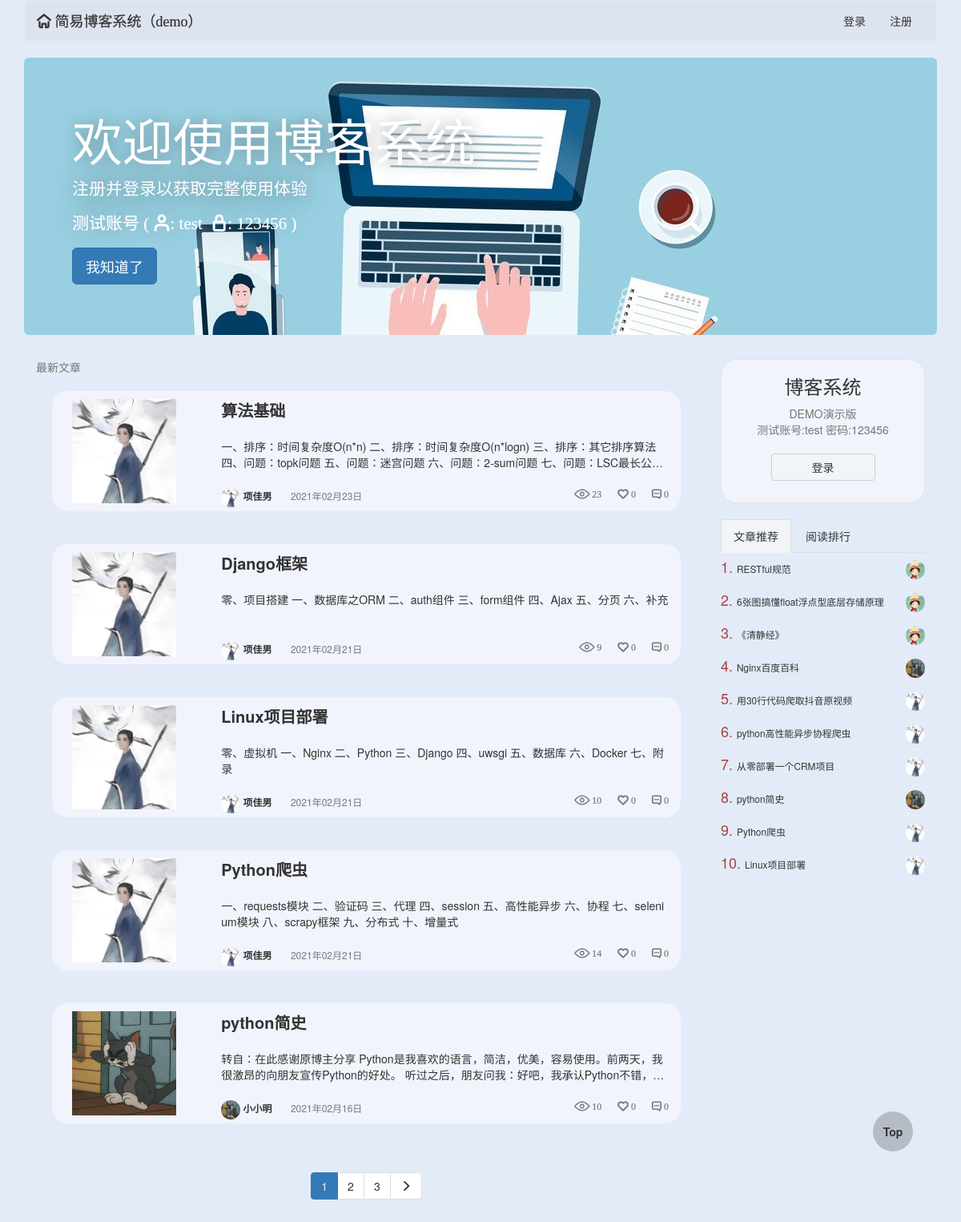
The app's page /, older data.
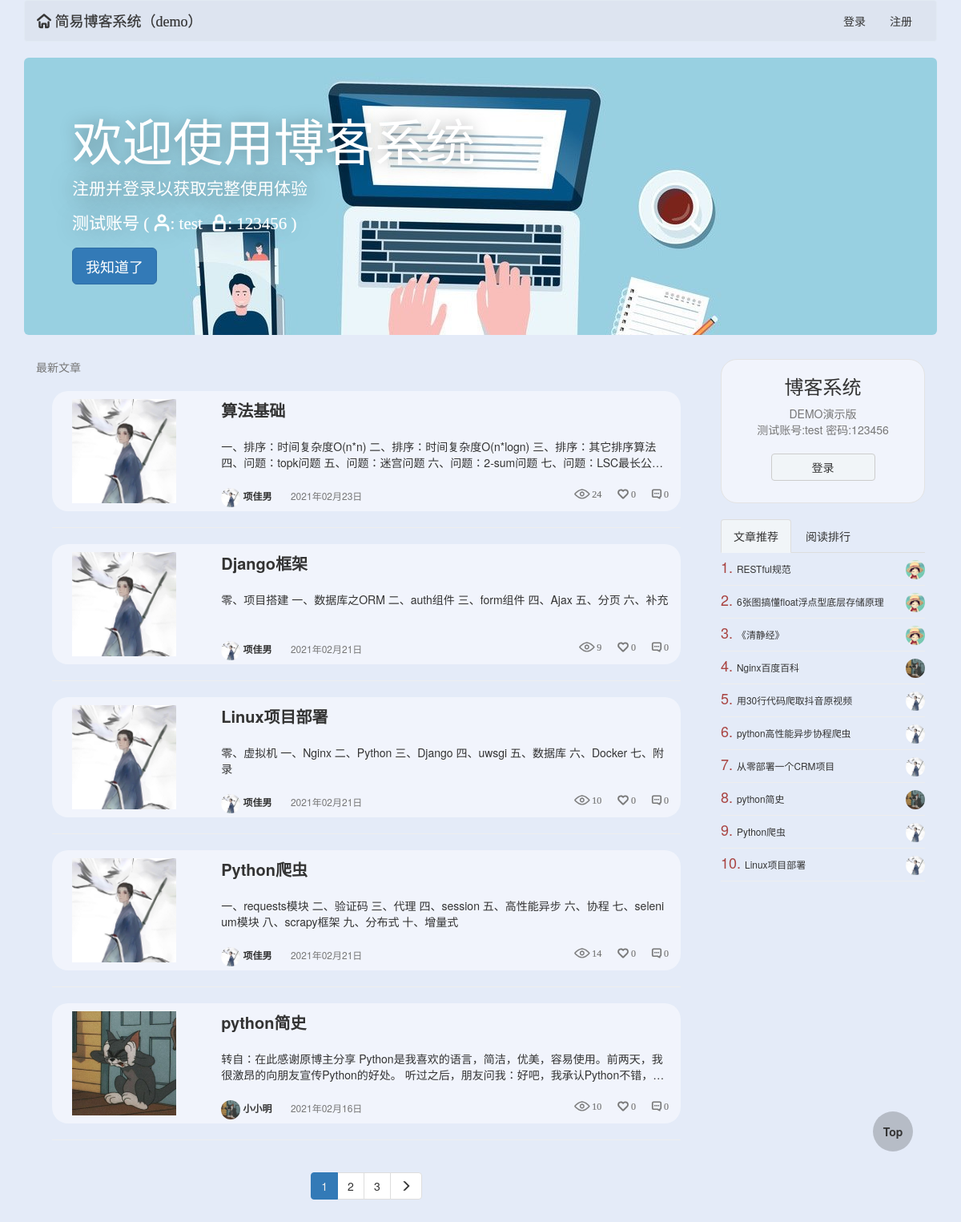
The same page, newer data.
### blog/models.py (models this page shows, shortened)
class Article(models.Model):
    title = models.CharField(max_length=64, verbose_name='文章标题')
    desc = models.CharField(max_length=256, verbose_name='文章描述信息')
    create_time = models.DateTimeField(auto_now_add=True, verbose_name='文章创建日期')
    content = models.TextField()
    view_count = models.IntegerField(default=0)
    like_count = models.IntegerField(default=0)
    dislike_count = models.IntegerField(default=0)
    comment_count = models.IntegerField(default=0)
    user = models.ForeignKey('UserInfo', on_delete=models.CASCADE)
    tag = models.ManyToManyField('Tag')

class UserInfo(AbstractUser):
    create_time = models.DateTimeField(auto_now_add=True, verbose_name='用户创建时间')
    avatar = models.FileField(upload_to='avatars/', default='avatars/default.png')
    blog_site = models.OneToOneField('BlogSite', null=True, on_delete=models.CASCADE)
    def __str__(self):
        return self.username

### blog/views.py (the view)
# urls.py: 2. Add a URL to urlpatterns:  path('', views.home, name='home')
def home(request):
    if not request.session.get('welcome'):
        request.session['welcome'] = 'first'
    else:
        request.session['welcome'] = 'again'
    article_list = Article.objects.all().order_by('-create_time')
    current_page, page_range, current_page_num = my_paginator(request, article_list, 5)
    form_login = UserFormLogin()
    form_reg = UserFormReg()
    return render(request, "home.html", locals())

### blog/templatetags/my_tags.py (called while the page is built)
@register.inclusion_tag('parts/side-right.html')
def get_side_right_style(request):
    article_list_hot = Article.objects.order_by('-like_count')[:10]
    article_list_view = Article.objects.order_by('-view_count')[:10]
    return {'article_list_hot': article_list_hot, 'article_list_view': article_list_view, 'request': request}

@register.inclusion_tag('parts/header.html')
def get_header_style(request):
    form_login = UserFormLogin()
    form_reg = UserFormReg()
    username = UserInfo.objects.filter(username=request.user.username).first()
    blog_site = BlogSite.objects.filter(userinfo=username).first()
    return {'form_login': form_login, 'form_reg': form_reg, 'request': request, 'blog_site': blog_site}

@register.inclusion_tag('parts/paginator.html')
def get_paginator_style(current_page, page_range, current_page_num):
    return {'current_page': current_page, 'page_range': page_range, 'current_page_num': current_page_num}

### blog/views.py (called while the page is built)
def my_paginator(request, article_list, max_item):
    paginator = Paginator(article_list, max_item)
    current_page_num = int(request.GET.get('page', 1))
    try:  # 正常页码
        current_page = paginator.page(current_page_num)
    except EmptyPage as e:  # 错误页码，设置为1
        current_page = paginator.page(1)
    num = 3  # 显示的页面总个数：(num * 2) + 1
    if paginator.num_pages > (num * 2) + 1:
        if current_page_num - num <= 0:
            page_range = range(1, (num * 2) + 2)
        elif current_page_num + num > paginator.count:
            page_range = range(paginator.count - (num * 2), paginator.count + 1)
        else:
            page_range = range(current_page_num - num, current_page_num + num + 1)
    else:
        page_range = paginator.page_range
    return current_page, page_range, current_page_num

### templates/home.html (shortened to what this page needs)
{% extends "base0.html" %}
{% block body %}
    <div class="header">
        {% load my_tags %}
        {% get_header_style request %}
    </div>
    {% if request.session.welcome == 'first' %}
        <div class="jumbotron welcome" style="background: url('/static/blog/image/banner.jpg') center top;">
            <h1>欢迎使用博客系统</h1>
            <p>注册并登录以获取完整使用体验</p>
            <p class="iconfont text-muted">测试账号 (&nbsp;&#xe62f;:&nbsp;test&nbsp;&nbsp;&#xe627;:&nbsp;123456&nbsp;)</p>
            <p><span id="welcome-btn" class="btn btn-primary btn-lg">我知道了</span></p>
        </div>
    {% endif %}
    <div class="col-md-9">
        <span class="text-muted">最新文章</span>
        <div class="article-list">
            {% for article in current_page %}
                <div class="article-item clearfix bg-info">
                    <div class="col-md-3">
                        <div class="view-img">
                            <a href="/{{ article.user.username }}/articles/{{ article.id }}">
                                <img src="/media/{{ article.user.avatar }}" height="130">
                            </a>
                        </div>
                    </div>
                    <div class="col-md-9">
                        <div class="media-right view-title">
                            <p>
                                <a href="/{{ article.user.username }}/articles/{{ article.id }}">{{ article.title }}</a>
                            </p>
                            <span>
                            {{ article.desc }}
                        </span>
                        </div>
                        <div class="pull-left text-muted view-other">
                            <a href="/{{ article.user }}/">
                                <img src="/media/{{ article.user.avatar }}">
                                {{ article.user }}
                            </a>
                            <span class="">{{ article.create_time|date:'Y年m月d日' }}</span>
                            <span class="pull-right iconfont">&#xe630; {{ article.comment_count }}</span>
                            <span class="pull-right iconfont">&#xe626; {{ article.like_count }}</span>
                            <span class="pull-right iconfont">&#xe601; {{ article.view_count }}</span>
                        </div>
                    </div>
                </div>
                <hr>
            {% endfor %}
            {% load my_tags %}
            {% get_paginator_style current_page page_range current_page_num %}
        </div>
    </div>
    <div class="col-md-3">
        {% load my_tags %}
        {% get_side_right_style request %}
    </div>
{% endblock %}

### templates/base0.html (shortened to what this page needs)
<!DOCTYPE html>
<html lang="en">
<head>
    <link href="/static/blog/home.css" rel="stylesheet">
    <link href="/static/blog/reset.css" rel="stylesheet">
    <link href="/static/blog/auth.css" rel="stylesheet">
    <link href="/static/blog/article.css" rel="stylesheet">
    <link href="/static/blog/fonts/fonts.css" rel="stylesheet">
    <link href="https://cdn.bootcdn.net/ajax/libs/twitter-bootstrap/3.3.7/css/bootstrap.min.css" rel="stylesheet">
</head>
<body>
<div class="container">
    {% block body %}{% endblock %}
    <div class="go-top">
        <a href="#">Top</a>
    </div>
</div>
</body>
</html>

### templates/parts/header.html (shortened to what this page needs)
<nav class="navbar navbar-default">
    <div class="container-fluid">
        <div class="navbar-header">
            <a class="navbar-brand iconfont" href="/home/">&#xe62e; 简易博客系统（demo）</a>
        </div>
        <div class="collapse navbar-collapse" id="bs-example-navbar-collapse-1">
            {% if request.user.is_anonymous %}
                <ul class="nav navbar-nav navbar-right">
                    <li>
                        <a href="#" data-toggle="modal" data-target=".login-modal" class="auth">登录</a>
                    </li>
                    <li>
                        <a href="#" data-toggle="modal" data-target=".reg-modal" class="auth">注册</a>
                    </li>
                </ul>
            {% endif %}
        </div>
    </div>
</nav>

### templates/parts/paginator.html (shortened to what this page needs)
<nav aria-label="Page navigation" class="center-block text-center">
    <ul class="pagination">
        {% for i in page_range %}
            {% if current_page_num == i %}
                <li class="active"><a href="?page={{ i }}" style="color: #eeeeee!important;">{{ i }}</a></li>
            {% else %}
                <li><a href="?page={{ i }}">{{ i }}</a></li>
            {% endif %}
        {% endfor %}
        {% if current_page.has_next %}
            <li>
                <a href="?page={{ current_page.next_page_number }}" aria-label="Next">
                    <span aria-hidden="true" class="glyphicon glyphicon-menu-right"></span>
                </a>
            </li>
        {% endif %}
    </ul>
</nav>

### templates/parts/side-right.html (shortened to what this page needs)
{% if request.user.is_anonymous %}
    <div class="side-right-header">
        <span class="center-block text-center h3">博客系统</span>
        <span class="center-block text-center text-muted">DEMO演示版</span>
        <span class="center-block text-center text-muted">测试账号:test 密码:123456</span>
        <a href="#" data-toggle="modal" data-target=".login-modal" class="auth">
            <span class="btn btn-default center-block text-center btn-login">登录</span>
        </a>
    </div>
{% endif %}
<br>
<ul class="nav nav-tabs" role="tablist">
    <li role="presentation" class="active">
        <a href="#article_list_hot" aria-controls="home" role="tab" data-toggle="tab">文章推荐</a>
    </li>
    <li role="presentation">
        <a href="#article_list_view" aria-controls="profile" role="tab" data-toggle="tab">阅读排行</a>
    </li>
</ul>
<div class="tab-content">
    <div role="tabpanel" class="tab-pane active" id="article_list_hot">
        {% for article in article_list_hot %}
            <div class="article-item-right clearfix">
                <div class="view-title small">
                    <span class="text-danger h4">{{ forloop.counter }}. </span>
                    <a href="/{{ article.user.username }}/articles/{{ article.id }}" class="title">
                        {{ article.title }}
                    </a>
                    <a href="/{{ article.user }}/" class="avatar">
                        <img src="/media/{{ article.user.avatar }}">
                    </a>
                </div>
            </div>
        {% endfor %}
    </div>
</div>

### static/blog/home.css (style rules this page uses)
.go-top { position: fixed; width: 50px; height: 50px; top: 90%; right: 5%; border-radius: 50px; background-color: rgba(0,0,0,0.2); }
.go-top a { display: block; color: white; font-weight: bold; width: 50px; height: 50px; line-height: 50px; text-align: center; }

### static/blog/auth.css (style rules this page uses)
.btn, .btn:hover, a, a:hover { transition: all .3s ease-in-out; }
.article-item { transition: all .3s ease-in-out; }

### static/blog/article.css (style rules this page uses)
.welcome, .welcome-login { display: none; }
.welcome h1 { color: #fff!important; text-shadow: rgba(1,1,1,0.35) 1px 1px 20px; }
.welcome p { color: #fff; text-shadow: rgba(1,1,1,0.6) 1px 1px 30px; }
.welcome p.iconfont { text-shadow: rgba(1,1,1,0.3) 1px 1px 30px; }
.welcome p span { text-shadow: none; }
.article-list { padding: 20px !important; }
.article-item { border-radius: 20px !important; }
.article-item .view-img { width: 100%; height: 150px; }
.article-item .view-img img { margin: 10px !important; }
.article-item .view-title { width: 100%; height: 120px; padding: 10px 0; }
.article-item .view-title p { -webkit-box-orient: vertical; text-overflow: ellipsis; overflow: hidden; word-break: break-all; display: -webkit-box; -webkit-line-clamp: 1; font-size: 20px; font-weight: bold; }
.article-item .view-title span { -webkit-box-orient: vertical; text-overflow: ellipsis; overflow: hidden; word-break: break-all; display: -webkit-box; -webkit-line-clamp: 2; padding-top: 10px; }
.view-other { width: 100%; height: 30px; }
.view-other img { width: 24px; height: 24px; border-radius: 12px; }
.view-other span { margin-left: 20px; font-size: 12px; }
.view-other a { font-weight: bold; font-size: 12px !important; }
.side-right-header { width: 100%; height: 180px; border: 1px solid #e3e3e3; border-radius: 20px; background-color: rgba(255,255,255,0.45); }
.side-right-header .btn-login { margin-top: 20px; width: 130px; }
.article-item-right { width: 100%; border-bottom: 1px solid #eeeeee; }
.article-item-right .view-title { width: 100%; padding: 0; margin: 0; }
.article-item-right .view-title .title { line-height: 40px; }
.article-item-right .view-title .avatar { float: right; }
.article-item-right .view-title img { width: 24px; height: 24px; margin-top: 9px; border-radius: 12px; }

Row changes from the older to the newer data that the page shows:
changed Article "算法基础": view_count "23" → "24"
